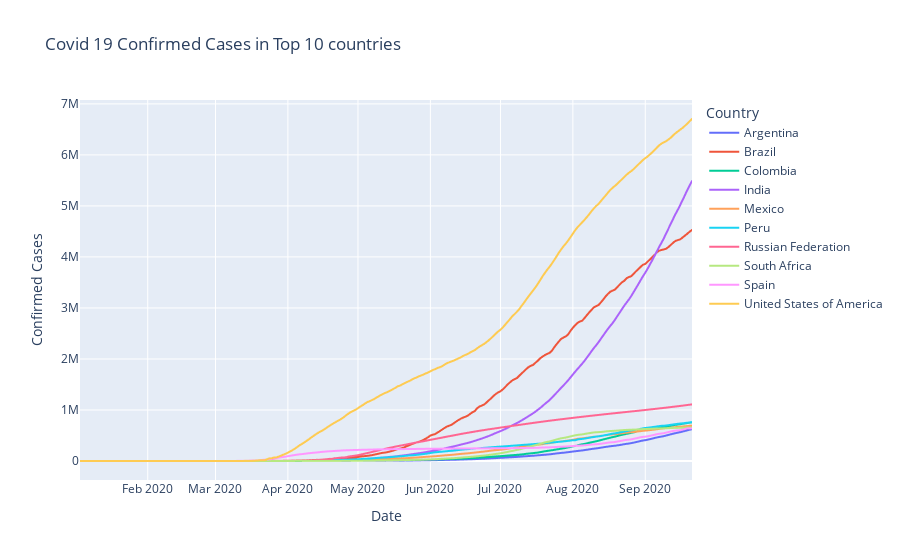

The cell this chart's notebook holds for it:
### Code cell
fig = px.line(totaldata_highest_countries, x='Date', y='CCases', color = 'Country', 
              labels={'CCases': 'Confirmed Cases'},
              title = 'Covid 19 Confirmed Cases in Top 10 countries')
fig.show()

### Figure 1 — Plotly figure (JSON) as saved in the notebook; plotly's stock layout.template omitted (floating-point values rounded to 4 significant figures; data arrays with more than 128 entries replaced by an {"elided": "..."} marker saying what was removed)
{"data": [{"hovertemplate": "Country=Argentina<br>Date=%{x}<br>Confirmed Cases=%{y}<extra></extra>", "legendgroup": "Argentina", "line": {"color": "#636efa", "dash": "solid"}, "mode": "lines", "name": "Argentina", "showlegend": true, "type": "scattergl", "x": {"elided": "263 str values"}, "xaxis": "x", "y": {"elided": "263 int values"}, "yaxis": "y"}, {"hovertemplate": "Country=Brazil<br>Date=%{x}<br>Confirmed Cases=%{y}<extra></extra>", "legendgroup": "Brazil", "line": {"color": "#EF553B", "dash": "solid"}, "mode": "lines", "name": "Brazil", "showlegend": true, "type": "scattergl", "x": {"elided": "263 str values"}, "xaxis": "x", "y": {"elided": "263 int values"}, "yaxis": "y"}, {"hovertemplate": "Country=Colombia<br>Date=%{x}<br>Confirmed Cases=%{y}<extra></extra>", "legendgroup": "Colombia", "line": {"color": "#00cc96", "dash": "solid"}, "mode": "lines", "name": "Colombia", "showlegend": true, "type": "scattergl", "x": {"elided": "263 str values"}, "xaxis": "x", "y": {"elided": "263 int values"}, "yaxis": "y"}, {"hovertemplate": "Country=India<br>Date=%{x}<br>Confirmed Cases=%{y}<extra></extra>", "legendgroup": "India", "line": {"color": "#ab63fa", "dash": "solid"}, "mode": "lines", "name": "India", "showlegend": true, "type": "scattergl", "x": {"elided": "263 str values"}, "xaxis": "x", "y": {"elided": "263 int values"}, "yaxis": "y"}, {"hovertemplate": "Country=Mexico<br>Date=%{x}<br>Confirmed Cases=%{y}<extra></extra>", "legendgroup": "Mexico", "line": {"color": "#FFA15A", "dash": "solid"}, "mode": "lines", "name": "Mexico", "showlegend": true, "type": "scattergl", "x": {"elided": "263 str values"}, "xaxis": "x", "y": {"elided": "263 int values"}, "yaxis": "y"}, {"hovertemplate": "Country=Peru<br>Date=%{x}<br>Confirmed Cases=%{y}<extra></extra>", "legendgroup": "Peru", "line": {"color": "#19d3f3", "dash": "solid"}, "mode": "lines", "name": "Peru", "showlegend": true, "type": "scattergl", "x": {"elided": "263 str values"}, "xaxis": "x", "y": {"elided": "263 int values"}, "yaxis": "y"}, {"hovertemplate": "Country=Russian Federation<br>Date=%{x}<br>Confirmed Cases=%{y}<extra></extra>", "legendgroup": "Russian Federation", "line": {"color": "#FF6692", "dash": "solid"}, "mode": "lines", "name": "Russian Federation", "showlegend": true, "type": "scattergl", "x": {"elided": "263 str values"}, "xaxis": "x", "y": {"elided": "263 int values"}, "yaxis": "y"}, {"hovertemplate": "Country=South Africa<br>Date=%{x}<br>Confirmed Cases=%{y}<extra></extra>", "legendgroup": "South Africa", "line": {"color": "#B6E880", "dash": "solid"}, "mode": "lines", "name": "South Africa", "showlegend": true, "type": "scattergl", "x": {"elided": "263 str values"}, "xaxis": "x", "y": {"elided": "263 int values"}, "yaxis": "y"}, {"hovertemplate": "Country=Spain<br>Date=%{x}<br>Confirmed Cases=%{y}<extra></extra>", "legendgroup": "Spain", "line": {"color": "#FF97FF", "dash": "solid"}, "mode": "lines", "name": "Spain", "showlegend": true, "type": "scattergl", "x": {"elided": "263 str values"}, "xaxis": "x", "y": {"elided": "263 int values"}, "yaxis": "y"}, {"hovertemplate": "Country=United States of America<br>Date=%{x}<br>Confirmed Cases=%{y}<extra></extra>", "legendgroup": "United States of America", "line": {"color": "#FECB52", "dash": "solid"}, "mode": "lines", "name": "United States of America", "showlegend": true, "type": "scattergl", "x": {"elided": "263 str values"}, "xaxis": "x", "y": {"elided": "263 int values"}, "yaxis": "y"}], "layout": {"legend": {"title": {"text": "Country"}, "tracegroupgap": 0}, "title": {"text": "Covid 19 Confirmed Cases in Top 10 countries"}, "xaxis": {"anchor": "y", "domain": [0, 1], "title": {"text": "Date"}}, "yaxis": {"anchor": "x", "domain": [0, 1], "title": {"text": "Confirmed Cases"}}}}
